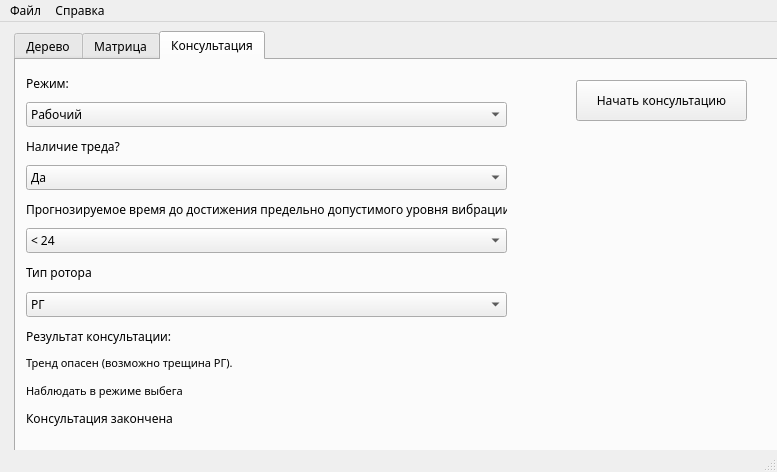
<?xml version="1.0" encoding="UTF-8"?>
<ui version="4.0">
 <class>MainWindow</class>
 <widget class="QMainWindow" name="MainWindow">
  <property name="geometry">
   <rect>
    <x>0</x>
    <y>0</y>
    <width>777</width>
    <height>472</height>
   </rect>
  </property>
  <property name="font">
   <font>
    <family>Segoe UI Light</family>
   </font>
  </property>
  <property name="windowTitle">
   <string>KnowClass</string>
  </property>
  <widget class="QWidget" name="centralwidget">
   <widget class="QTabWidget" name="tabWidget">
    <property name="geometry">
     <rect>
      <x>14</x>
      <y>9</y>
      <width>1011</width>
      <height>671</height>
     </rect>
    </property>
    <property name="currentIndex">
     <number>2</number>
    </property>
    <widget class="QWidget" name="tree_tab">
     <attribute name="title">
      <string>Дерево</string>
     </attribute>
     <widget class="QLabel" name="tree_label">
      <property name="geometry">
       <rect>
        <x>0</x>
        <y>10</y>
        <width>721</width>
        <height>501</height>
       </rect>
      </property>
      <property name="font">
       <font>
        <family>Segoe UI Emoji</family>
        <weight>50</weight>
        <bold>false</bold>
       </font>
      </property>
      <property name="text">
       <string>&lt;html&gt;&lt;head/&gt;&lt;body&gt;&lt;p align=&quot;center&quot;&gt;&lt;span style=&quot; font-size:12pt;&quot;&gt;Дерево&lt;/span&gt;&lt;/p&gt;&lt;/body&gt;&lt;/html&gt;</string>
      </property>
      <property name="textFormat">
       <enum>Qt::AutoText</enum>
      </property>
      <property name="wordWrap">
       <bool>true</bool>
      </property>
     </widget>
     <widget class="QScrollBar" name="verticalScrollBar">
      <property name="geometry">
       <rect>
        <x>710</x>
        <y>0</y>
        <width>16</width>
        <height>511</height>
       </rect>
      </property>
      <property name="orientation">
       <enum>Qt::Vertical</enum>
      </property>
     </widget>
    </widget>
    <widget class="QWidget" name="matrix_tab">
     <attribute name="title">
      <string>Матрица</string>
     </attribute>
     <widget class="QTableView" name="matrix_tableView">
      <property name="geometry">
       <rect>
        <x>0</x>
        <y>0</y>
        <width>731</width>
        <height>511</height>
       </rect>
      </property>
     </widget>
    </widget>
    <widget class="QWidget" name="tab">
     <attribute name="title">
      <string>Консультация</string>
     </attribute>
     <widget class="QPushButton" name="beginConsultingButton">
      <property name="geometry">
       <rect>
        <x>560</x>
        <y>20</y>
        <width>171</width>
        <height>41</height>
       </rect>
      </property>
      <property name="text">
       <string>Начать консультацию</string>
      </property>
     </widget>
     <widget class="QWidget" name="verticalLayoutWidget">
      <property name="geometry">
       <rect>
        <x>10</x>
        <y>10</y>
        <width>481</width>
        <height>361</height>
       </rect>
      </property>
      <layout class="QVBoxLayout" name="verticalLayout">
       <item>
        <widget class="QLabel" name="label">
         <property name="text">
          <string>Режим:</string>
         </property>
        </widget>
       </item>
       <item>
        <widget class="QComboBox" name="comboBox">
         <item>
          <property name="text">
           <string>Рабочий</string>
          </property>
         </item>
        </widget>
       </item>
       <item>
        <widget class="QLabel" name="label_2">
         <property name="text">
          <string>Наличие треда?</string>
         </property>
        </widget>
       </item>
       <item>
        <widget class="QComboBox" name="comboBox_2">
         <item>
          <property name="text">
           <string>Да</string>
          </property>
         </item>
        </widget>
       </item>
       <item>
        <widget class="QLabel" name="label_6">
         <property name="text">
          <string>Прогнозируемое время до достижения предельно допустимого уровня вибрации</string>
         </property>
        </widget>
       </item>
       <item>
        <widget class="QComboBox" name="comboBox_3">
         <item>
          <property name="text">
           <string>&lt; 24</string>
          </property>
         </item>
        </widget>
       </item>
       <item>
        <widget class="QLabel" name="label_7">
         <property name="text">
          <string>Тип ротора</string>
         </property>
        </widget>
       </item>
       <item>
        <widget class="QComboBox" name="comboBox_4">
         <item>
          <property name="text">
           <string>РГ</string>
          </property>
         </item>
        </widget>
       </item>
       <item>
        <widget class="QLabel" name="label_3">
         <property name="text">
          <string>Результат консультации:</string>
         </property>
        </widget>
       </item>
       <item>
        <widget class="QLabel" name="label_4">
         <property name="text">
          <string>&lt;!DOCTYPE HTML PUBLIC &quot;-//W3C//DTD HTML 4.0//EN&quot; &quot;http://www.w3.org/TR/REC-html40/strict.dtd&quot;&gt;
&lt;html&gt;&lt;head&gt;&lt;meta name=&quot;qrichtext&quot; content=&quot;1&quot; /&gt;&lt;style type=&quot;text/css&quot;&gt;
p, li { white-space: pre-wrap; }
&lt;/style&gt;&lt;/head&gt;&lt;body style=&quot; font-family:'MS Shell Dlg 2'; font-size:8pt; font-weight:400; font-style:normal;&quot;&gt;
&lt;p style=&quot; margin-top:12px; margin-bottom:12px; margin-left:0px; margin-right:0px; -qt-block-indent:0; text-indent:0px;&quot;&gt;Тренд опасен (возможно трещина РГ). &lt;/p&gt;
&lt;p style=&quot; margin-top:12px; margin-bottom:12px; margin-left:0px; margin-right:0px; -qt-block-indent:0; text-indent:0px;&quot;&gt;Наблюдать в режиме выбега&lt;/p&gt;&lt;/body&gt;&lt;/html&gt;</string>
         </property>
        </widget>
       </item>
       <item>
        <widget class="QLabel" name="label_5">
         <property name="text">
          <string>Консультация закончена</string>
         </property>
        </widget>
       </item>
      </layout>
     </widget>
    </widget>
   </widget>
  </widget>
  <widget class="QMenuBar" name="menubar">
   <property name="geometry">
    <rect>
     <x>0</x>
     <y>0</y>
     <width>777</width>
     <height>22</height>
    </rect>
   </property>
   <widget class="QMenu" name="file_menu">
    <property name="title">
     <string>Файл</string>
    </property>
    <widget class="QMenu" name="open_menu">
     <property name="title">
      <string>Открыть</string>
     </property>
     <addaction name="separator"/>
     <addaction name="tree_open_menu"/>
     <addaction name="matrix_open_menu"/>
    </widget>
    <addaction name="open_menu"/>
   </widget>
   <widget class="QMenu" name="help_menu">
    <property name="title">
     <string>Справка</string>
    </property>
    <addaction name="about_menu"/>
   </widget>
   <addaction name="file_menu"/>
   <addaction name="help_menu"/>
  </widget>
  <widget class="QStatusBar" name="statusbar"/>
  <action name="about_menu">
   <property name="text">
    <string>О программе</string>
   </property>
  </action>
  <action name="tree_open_menu">
   <property name="text">
    <string>Дерево</string>
   </property>
  </action>
  <action name="matrix_open_menu">
   <property name="text">
    <string>Матрица</string>
   </property>
  </action>
 </widget>
 <resources/>
 <connections/>
</ui>
